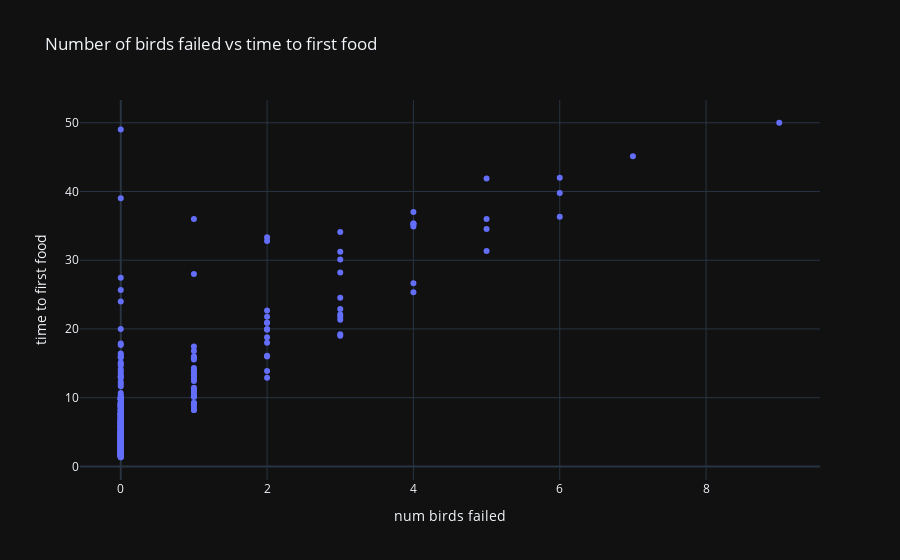

Notebook code for this chart:
### Code cell
px.scatter(impactDF, x="num birds failed", y="time to first food",
            title="Number of birds failed vs time to first food",
            template="plotly_dark")

### Figure 1 — Plotly figure (JSON) as saved in the notebook; plotly's stock layout.template omitted (floating-point values rounded to 4 significant figures; data arrays with more than 128 entries replaced by an {"elided": "..."} marker saying what was removed)
{"data": [{"hovertemplate": "num birds failed=%{x}<br>time to first food=%{y}<extra></extra>", "legendgroup": "", "marker": {"color": "#636efa", "symbol": "circle"}, "mode": "markers", "name": "", "orientation": "v", "showlegend": false, "type": "scatter", "x": {"elided": "450 int values"}, "xaxis": "x", "y": {"elided": "450 float values"}, "yaxis": "y"}], "layout": {"legend": {"tracegroupgap": 0}, "title": {"text": "Number of birds failed vs time to first food"}, "xaxis": {"anchor": "y", "domain": [0, 1], "title": {"text": "num birds failed"}}, "yaxis": {"anchor": "x", "domain": [0, 1], "title": {"text": "time to first food"}}}}
